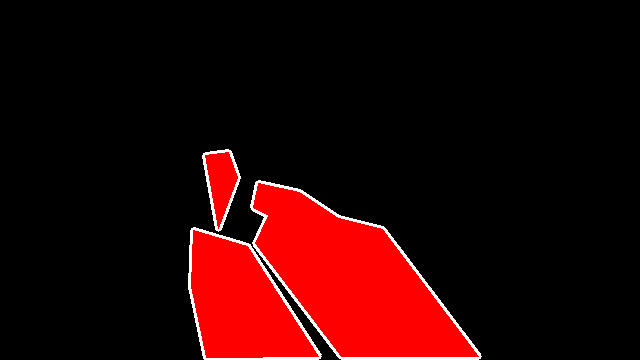
#> input picture gettyimages-583944852-640_adpp1.png, 640 x 360 px
$ python -i image_processing.py   (imports and definitions only)   (older library calls are emulated)
#> lines starting #> are read from the running program, lines starting #| are printed output that depends on the picture
from mahotas import gaussian_filter, label
import numpy as np
from matplotlib import pyplot as plt
import cv2
from cv2 import erode, dilate, morphologyEx

def_kernel = np.ones((80, 80), np.uint8)
small_kernel = np.ones((40, 40), np.uint8)
big_kernel = np.ones((80, 80), np.uint8)


def adjust_gamma(image, gamma=1.0):
	invGamma = 1.0 / gamma
	table = np.array([((i / 255.0) ** invGamma) * 255
		for i in np.arange(0, 256)]).astype("uint8")
	return cv2.LUT(image, table)

def process_mask(mask):
    # [4 lines of commented-out code are left out]
    return mask


def erosion(mask, kernel=def_kernel):
    result = erode(mask, kernel, iterations=1)
    #show_result(result, 'Erosion', kernel)
    return result


def dilation(mask, kernel=def_kernel):
    result = dilate(mask, kernel, iterations=1)
    #show_result(result, 'Dilation', kernel)
    return result


def opening(mask, kernel=def_kernel):
    result = morphologyEx(mask, cv2.MORPH_OPEN, kernel)
    #show_result(result, 'Opening', kernel)
    return result


def closing(mask, kernel=def_kernel):
    result = morphologyEx(mask, cv2.MORPH_CLOSE, kernel)
    #show_result(result, 'Closing', kernel)
    return result


def show_result(mask, title, kernel):
    plt.imshow(mask)
    plt.title(f'{title}, kernel: {kernel.shape}')
    plt.show()

def preprocess_image(image):
    image = cv2.cvtColor(image, cv2.COLOR_RGB2GRAY)
    #image = cv2.GaussianBlur(image, (3,3), 0)
    image = adjust_gamma(image, 0.5)
    #image = cv2.equalizeHist(image, image)
    #image = gaussian_filter(image, 3)
    image = cv2.resize(image, (640, 350))
    #threshed = (image >= image.mean())
    #labeled, n = label(threshed)
    #return labeled
    return image

>>> import cv2
>>> picture = cv2.cvtColor(cv2.imread('gettyimages-583944852-640_adpp1.png'), cv2.COLOR_BGR2RGB)
>>> result = preprocess_image(picture)
#> in preprocess_image, `image = cv2.cvtColor(image, cv2.COLOR_RGB2GRAY)`:
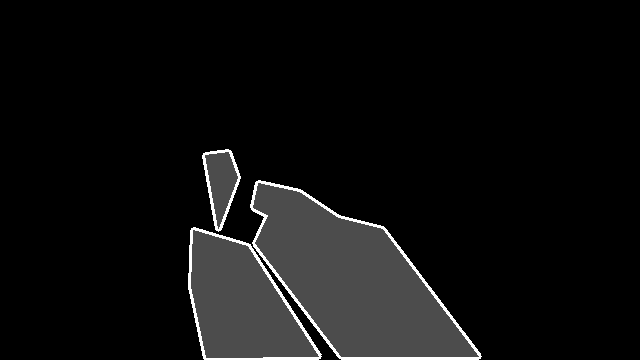
#> image: shape (360, 640); min 0, max 255, mean 14.8
#> in adjust_gamma, `return cv2.LUT(image, table)`:
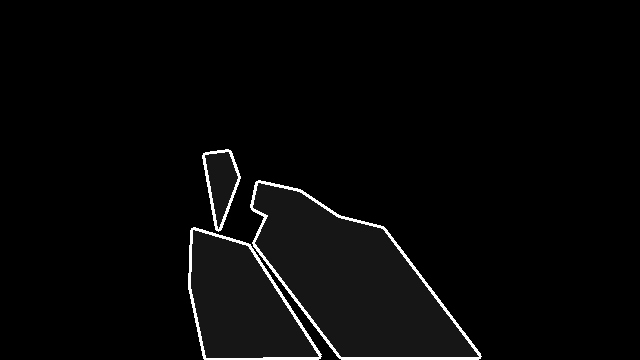
#> returned value: shape (360, 640); min 0, max 255, mean 7.3
